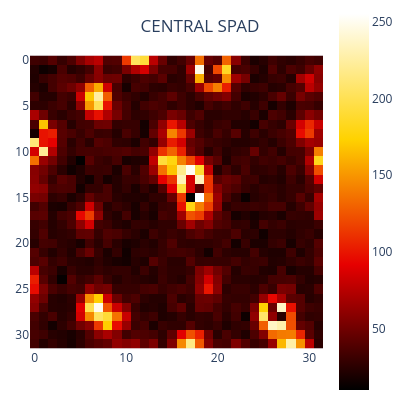

Here is the notebook cell this chart was saved with:
### Code cell
# RUN INPUT
#############################################################################################

#############################################################################################
# FILE IMPORT AND SETUP
############################################################################################

dir = os.getcwd()
filename = path.join(dir,'images','2025 07 07-08 Qdots',file) # input
savename = path.join(dir,'images','output',file) # output
savenameSOFI = path.join(dir,'images','output','SOFI',file)

timeSwitch = True #True if i saved the timetraces
spadFormat=7
Nspad = spadFormat**2

index7=[i for i in range(49) if i != 12]
index5=[8,9,10,11,15,16,17,18,19,22,23,24,25,26,29,30,31,32,33,36,37,38,39,40] #Check if 12 is included or not
index3=[16,17,18,23,24,25,30,31,32]
index1=[17,23,24,25,31]


f = h5py.File(filename + '.h5', 'r') # read h5 file

# ----------------- read header

if timeSwitch:
    group = f['Fluctuations']
    print('Opening time data...')
    Endoftime_h5 = group['IsEndOfTimeBin'][()]
    t_bin=group['Time'][()][0]/1000        #micros
    rep = group.attrs['I_Repetitions'][0]      #repetitions  
else:
    group = f['Image']

imgFormat=group.attrs['I_Height'][0]       #pixels
Depth=group.attrs['I_Depth'][0]            #repetitions/z
ImgFoV=group.attrs['I_XSpan[um]'][0]       #micron
pxsizex=group.attrs['I_XPixelSize[nm]'][0]/1000 #micron         
ZSpan=group.attrs['I_ZSpan[um]'][0]        #micron
pxsizez=group.attrs['I_ZPixelSize[nm]'][0]/1000 #micron
Duration=group.attrs['M_Duration[ms]'][0]  #ms
DwellTime=Duration/(Depth*imgFormat**2)    #ms (approximate)
Fingerprint_h5 = group['Fingerprint'][()]

# ---------------- reading SPAD DATA

print('Opening SPAD data...')
data_h5= group['SPAD'][()]
print('Finished opening')
f.close()

# ----------------- display metadata

print('--------------------METADATA:--------------')
print('imgFormat: ',imgFormat,'x',imgFormat,'px')
print('depth (z): ', Depth)
print('FOV: ', ImgFoV,'μm')
print('pixelsize (x-y): ', pxsizex,'μm')
print('pixelsize (z): ', pxsizez,'μm')
print('ZSpan (z-range):', ZSpan,'μm')
print('Duration frame:', Duration,'ms')
print('Dwell time (time per pixel):', DwellTime,'ms')
print('---------------------------------------------')

# ---------------- fixing binning

# Ch,T,X,Y,R,Z
# print('Full data size: ' + str(data_h5.shape[0]))
# print('Total time bins (no channel distinction): ' +str(Endoftime_h5.shape[0]))

endtime=np.asarray(np.where(Endoftime_h5==1))[0,:]       #Cerco gli indici di Endoftime_h5 dove finiscono i pixels
# print('Scan pixels: ' + str(endtime.shape[0]))
# print('\nendtime: '+str(endtime[:10]))
v = np.max(np.diff(endtime))                             #Cerco la durata massima
# print('maximum temporal timetrace length: ' +str(v))                  
overflow = endtime[np.asarray(np.where(np.diff(endtime)==v))[0,:]+1]  #Indici di cut degli elementi in overflow
# print('\nOverflow: ' +str(overflow))
# print('Pixels in overflow: ' + str(overflow.shape[0]))

over_del = np.zeros(((overflow.shape[0]+1)*Nspad)).astype(np.int64)
for j in range(Nspad):
    over_del[(j)*overflow.shape[0]:overflow.shape[0]*(j+1)]= ((overflow*Nspad)+j)

g=np.linspace(0,48,49).astype(int)
if endtime[0]+1==v: 
    over_del[-49:]=((endtime[0]*Nspad)+g)
else:
    over_del=np.delete(over_del, np.linspace(over_del.shape[0]-Nspad, over_del.shape[0]-1).astype(int) , axis=(0))
    
# print('Bin in data_h5 to be removed: ' +str(over_del))

data_crop = np.delete(data_h5, over_del)
del over_del
del endtime
del g
del overflow
# print('\nFinal size of cropped data: ' +str(data_crop.shape[0]))
# print('Expected size: ' +str(Nspad*Depth*rep*imgFormat**2*(v-1)))

if not data_crop.shape[0]==Nspad*Depth*rep*imgFormat**2*(v-1):
    raise 'data error, bin not corresponding'
# print('size cropped == expected size: ', str(data_crop.shape[0]==Nspad*Depth*rep*imgFormat**2*(v-1)))

# ---------------------------- reshaping (z,rep,y,x,y,ch)

z_i, rep_i, y_i, x_i, t_i, ch_i = 0, 1, 2, 3, 4, 5 # indexes of reshaped data

fingerprint_meta = np.reshape(Fingerprint_h5, (spadFormat,spadFormat))
if not timeSwitch:
    data=np.reshape(data_h5,(Depth,1,imgFormat,imgFormat,1,Nspad)) 
    print('Data format (z,rep,y,x,t,ch) ' +str(data.shape))
else:
    data=np.reshape(data_crop, (Depth,rep,imgFormat,imgFormat,v-1,Nspad))
    print('Data format (z,rep,y,x,t,ch) ' +str(data.shape))
    del data_crop
   
# print('\nCumulative Dwell time (approx.): ' + str(DwellTime) +' ms')
# print('FoV [um]: ' + str(ImgFoV))
# if timeSwitch: print('Time binsize [us]: ' +str(t_bin))
# print('Pixel size [um]: ' +str(pxsizex))
del data_h5 # free the memory

#############################################################################################
# FIRST PLOT, all the data is in 'data'
############################################################################################


CENTRAL_SPAD = data[0, :, :, :, :, 24].sum(axis=(3, 0)).astype(np.uint8)
COFOCAL = data[0, :, :, :, :, :].sum(axis=(3, 0, 4)).astype(np.uint8)

# im = Image.fromarray(CENTRAL_SPAD) # convert to an image

# -------------------- Plot with Plotly

fig = px.imshow(
    CENTRAL_SPAD, 
    color_continuous_scale='hot',
    title='CENTRAL SPAD',
)
fig.update_layout(
    margin=dict(l=30, r=0, t=0, b=0),
    width=400,
    height=400,
    title=dict(
        y=0.95,  # move title closer to plot
        x=0.5,   # keep centered
        xanchor='center',
        yanchor='top'
    )
)

fig.show()

del Endoftime_h5

### Figure 1 — Plotly figure (JSON) as saved in the notebook; plotly's stock layout.template omitted (floating-point values rounded to 4 significant figures; data arrays with more than 128 entries replaced by an {"elided": "..."} marker saying what was removed)
{"data": [{"coloraxis": "coloraxis", "hovertemplate": "x: %{x}<br>y: %{y}<br>color: %{z}<extra></extra>", "name": "0", "type": "heatmap", "xaxis": "x", "yaxis": "y", "z": {"elided": "32x32 int values"}}], "layout": {"coloraxis": {"colorscale": [[0, "rgb(0,0,0)"], [0.3333, "rgb(230,0,0)"], [0.6667, "rgb(255,210,0)"], [1, "rgb(255,255,255)"]]}, "height": 400, "margin": {"b": 0, "l": 30, "r": 0, "t": 0}, "title": {"text": "CENTRAL SPAD", "x": 0.5, "xanchor": "center", "y": 0.95, "yanchor": "top"}, "width": 400, "xaxis": {"anchor": "y", "constrain": "domain", "domain": [0, 1], "scaleanchor": "y"}, "yaxis": {"anchor": "x", "autorange": "reversed", "constrain": "domain", "domain": [0, 1]}}}
